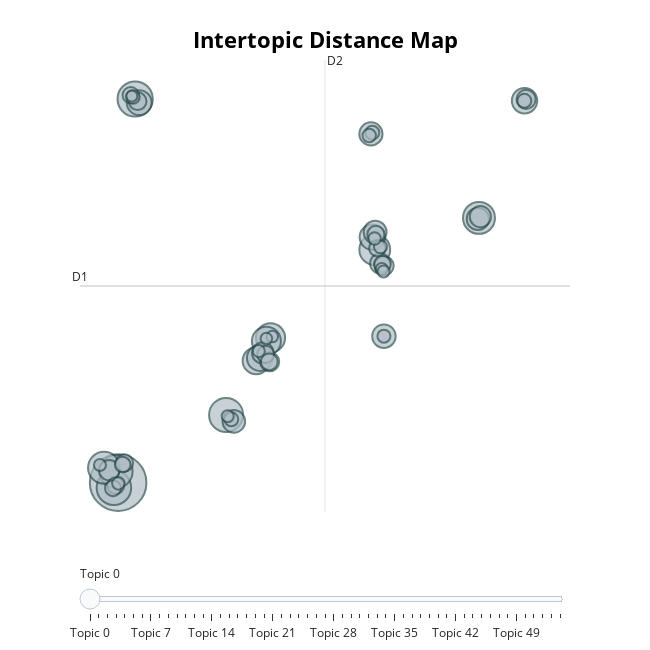

The notebook cell this image was saved under:
### Markdown cell above
### Tópicos

Técnica de modelado de tópicos con `transformers` y `TF-IDF`:

### Code cell
# remove urls, mentions, hashtags and numbers
p.set_options(p.OPT.URL, p.OPT.MENTION, p.OPT.NUMBER)
attacks['text_pre'] = attacks['text_pre'].apply(lambda x: p.clean(x))


# filter column
docs = attacks['text_pre']

# calculate topics and probabilities
topic_model = BERTopic(language="multilingual", calculate_probabilities=True, verbose=True)

# training
topics, probs = topic_model.fit_transform(docs)

# visualize topics
topic_model.visualize_topics()
